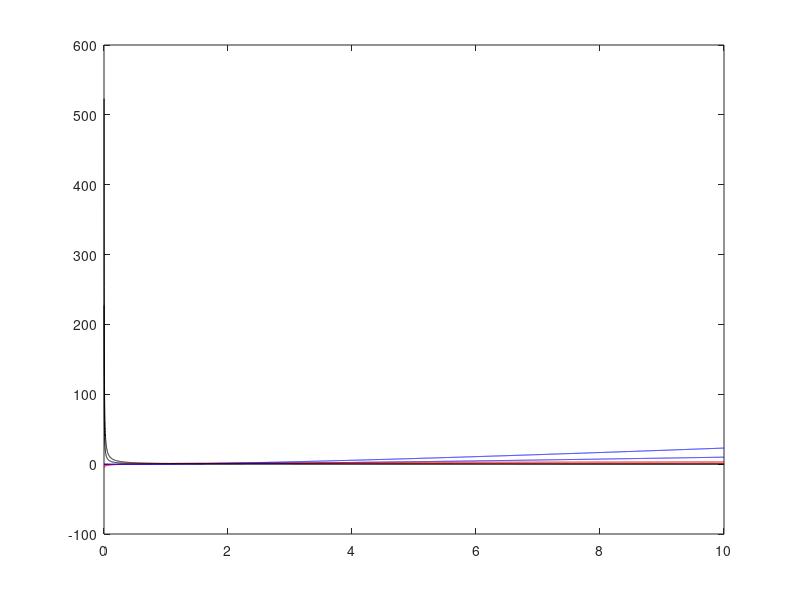

Source code (MATLAB):
clear all; clc; close all
h = 0.001;
X = 0:h:10;
f = X.*log10(X);
Y = diff(f)/h;
Z = diff(Y)/h;
plot(X(:,1:length(Y)),Y,'r',X,f,'b', X(:,1:length(Z)),Z,'k')
% red   - first order derivative
% blue  - function
% black - second order derivative

hold on;
f = X.*log(X);
Y = diff(f)/h;
Z = diff(Y)/h;
plot(X(:,1:length(Y)),Y,'r',X,f,'b', X(:,1:length(Z)),Z,'k');